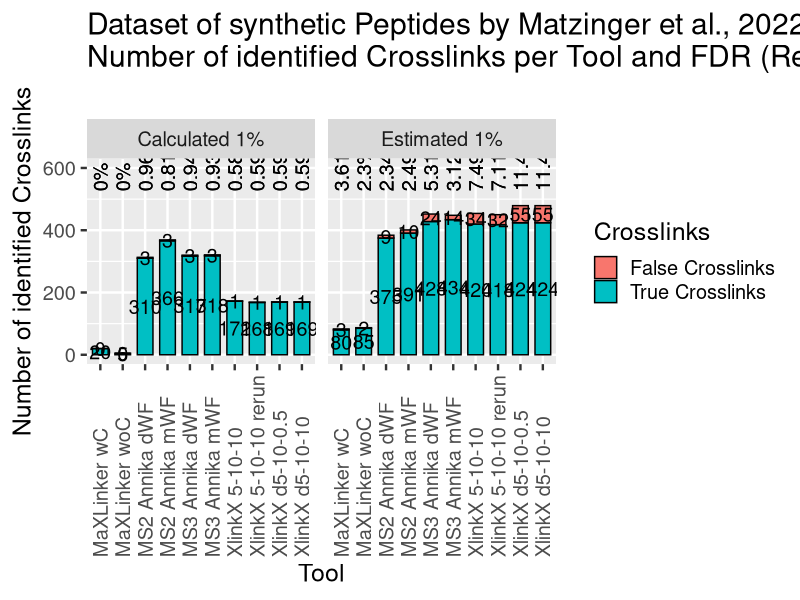
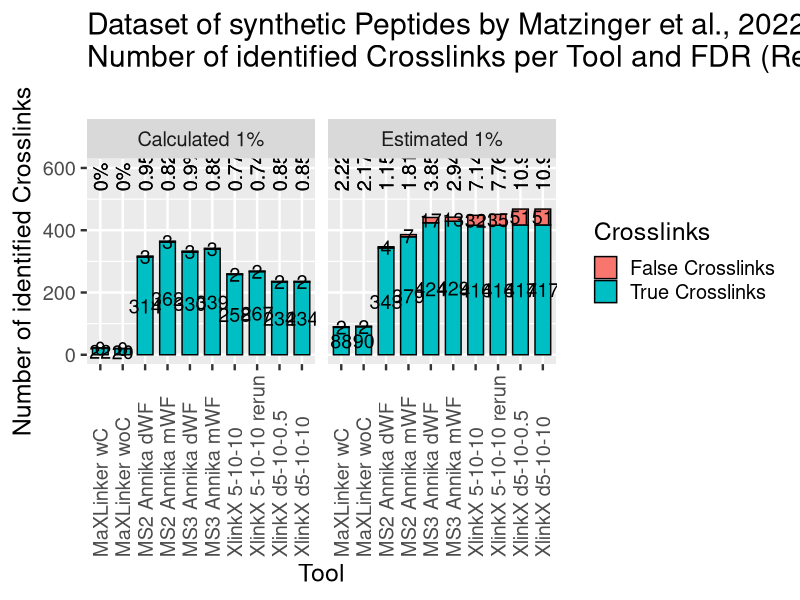
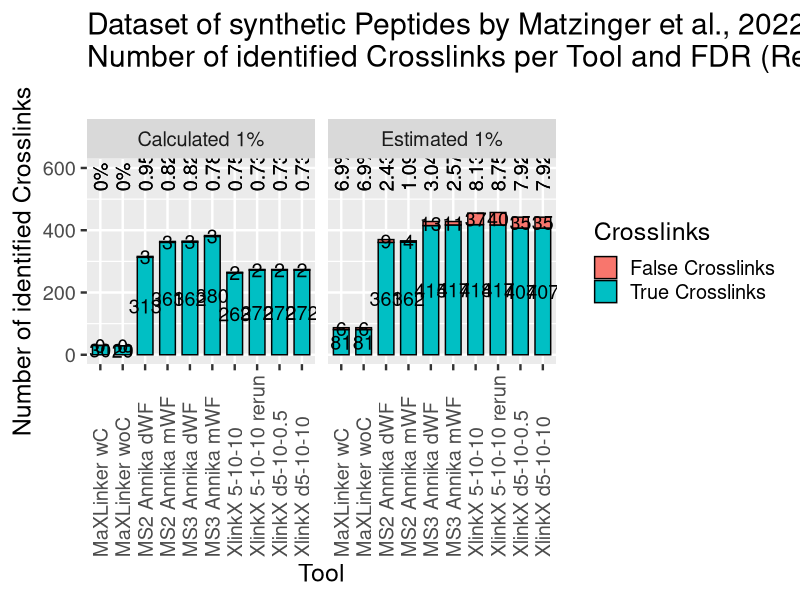

Reproduce these figures in R, in order.
library(tidyverse)
library(readxl)

data <- read_xlsx("results_rep1.xlsx")

df <- pivot_longer(data[,c("Tool", "FDR", "True Crosslinks", "False Crosslinks", "True FDR")], -c("Tool", "FDR", "True FDR"), names_to = "variable", values_to = "value")

ggplot(df, aes(x=Tool, y=value, fill=variable)) +
  geom_bar(stat="identity", color="black", width = 0.7) +
  ggtitle("Dataset of synthetic Peptides by Matzinger et al., 2022:\nNumber of identified Crosslinks per Tool and FDR (Replicate 1, Crosslinker: DSSO)\n") +
  facet_grid(~ `FDR`) +
  xlab("Tool") +
  ylab("Number of identified Crosslinks") +
  ylim(c(0, 600)) +
  labs(fill="Crosslinks") +
  geom_text(aes(label=value), size=5.0, position = position_stack(vjust = 0.5)) +
  geom_text(aes(y = 525, label = paste0(round(`True FDR`, 2), "%")), size=5.0, angle = 90, hjust = 0) +
  theme_gray(base_size = 18) +
  theme(axis.text.x = element_text(angle = 90, hjust = 0, vjust = 0.5)) 

data <- read_xlsx("results_rep2.xlsx")

df <- pivot_longer(data[,c("Tool", "FDR", "True Crosslinks", "False Crosslinks", "True FDR")], -c("Tool", "FDR", "True FDR"), names_to = "variable", values_to = "value")

ggplot(df, aes(x=Tool, y=value, fill=variable)) +
  geom_bar(stat="identity", color="black", width = 0.7) +
  ggtitle("Dataset of synthetic Peptides by Matzinger et al., 2022:\nNumber of identified Crosslinks per Tool and FDR (Replicate 2, Crosslinker: DSSO)\n") +
  facet_grid(~ `FDR`) +
  xlab("Tool") +
  ylab("Number of identified Crosslinks") +
  ylim(c(0, 600)) +
  labs(fill="Crosslinks") +
  geom_text(aes(label=value), size=5.0, position = position_stack(vjust = 0.5)) +
  geom_text(aes(y = 525, label = paste0(round(`True FDR`, 2), "%")), size=5.0, angle = 90, hjust = 0) +
  theme_gray(base_size = 18) +
  theme(axis.text.x = element_text(angle = 90, hjust = 0, vjust = 0.5)) 

data <- read_xlsx("results_rep3.xlsx")

df <- pivot_longer(data[,c("Tool", "FDR", "True Crosslinks", "False Crosslinks", "True FDR")], -c("Tool", "FDR", "True FDR"), names_to = "variable", values_to = "value")

ggplot(df, aes(x=Tool, y=value, fill=variable)) +
  geom_bar(stat="identity", color="black", width = 0.7) +
  ggtitle("Dataset of synthetic Peptides by Matzinger et al., 2022:\nNumber of identified Crosslinks per Tool and FDR (Replicate 3, Crosslinker: DSSO)\n") +
  facet_grid(~ `FDR`) +
  xlab("Tool") +
  ylab("Number of identified Crosslinks") +
  ylim(c(0, 600)) +
  labs(fill="Crosslinks") +
  geom_text(aes(label=value), size=5.0, position = position_stack(vjust = 0.5)) +
  geom_text(aes(y = 525, label = paste0(round(`True FDR`, 2), "%")), size=5.0, angle = 90, hjust = 0) +
  theme_gray(base_size = 18) +
  theme(axis.text.x = element_text(angle = 90, hjust = 0, vjust = 0.5)) 
